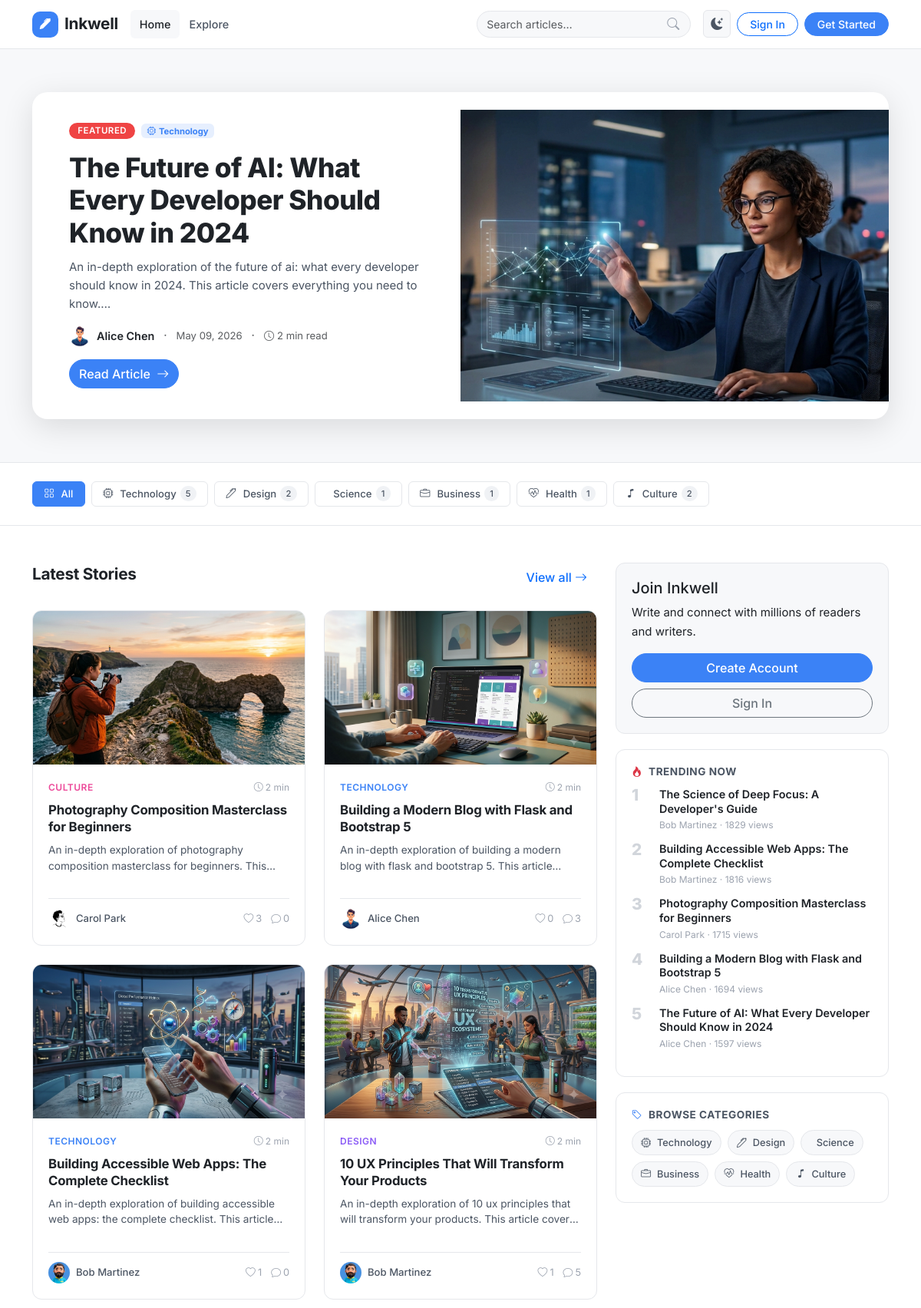
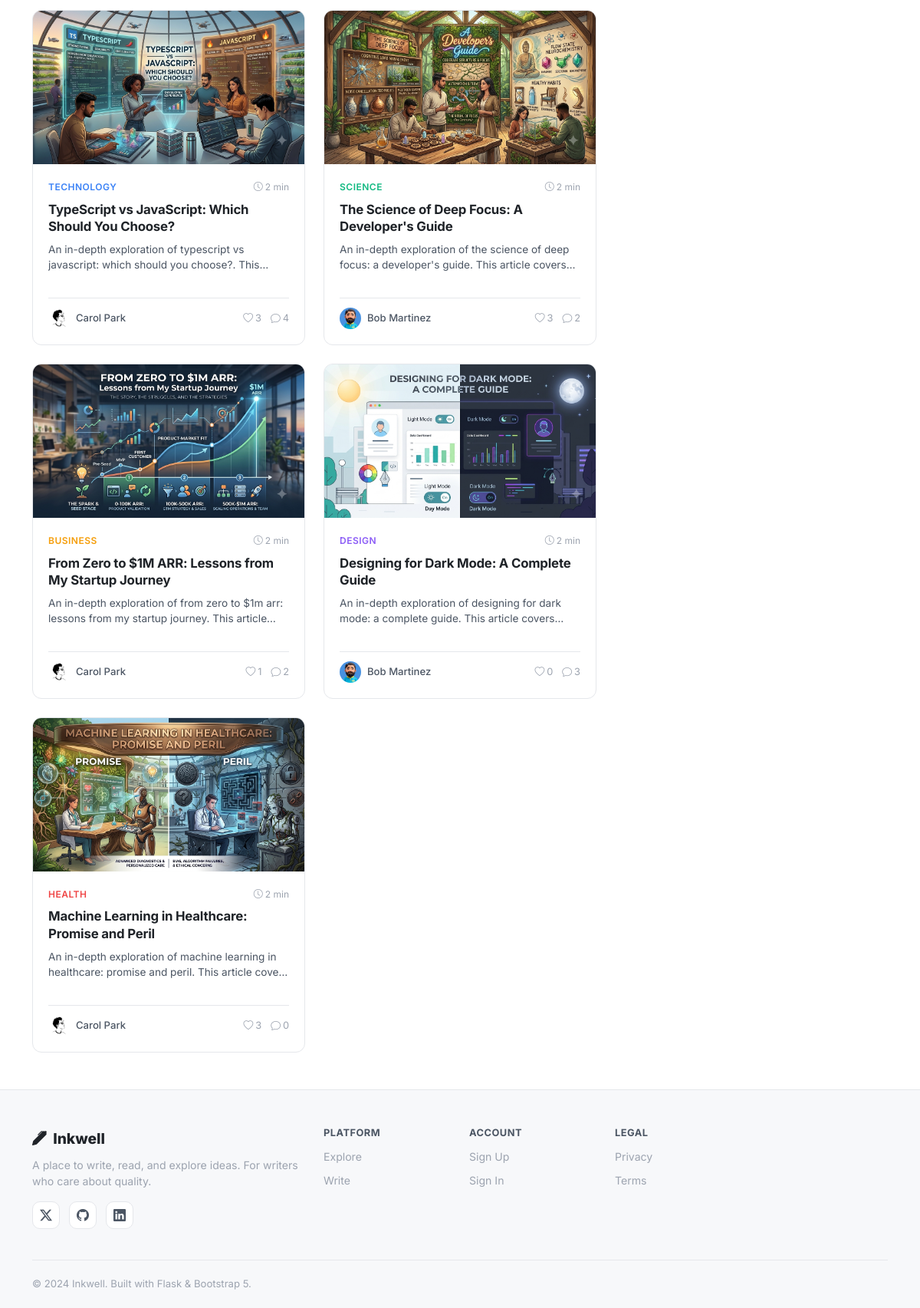
The page / on the database its author committed (2 pictures, top to bottom).
### app/models/post.py (models this page shows, shortened)
class Post(db.Model):
    __tablename__ = "posts"
    id = db.Column(db.Integer, primary_key=True)
    title = db.Column(db.String(255), nullable=False)
    slug = db.Column(db.String(300), unique=True, nullable=False, index=True)
    excerpt = db.Column(db.String(500))
    content = db.Column(db.Text, nullable=False)
    cover_image = db.Column(db.String(255))
    status = db.Column(db.String(20), default="draft")  # draft | published | flagged
    is_featured = db.Column(db.Boolean, default=False)
    view_count = db.Column(db.Integer, default=0)
    reading_time = db.Column(db.Integer, default=1)  # minutes
    author_id = db.Column(db.Integer, db.ForeignKey("users.id"), nullable=False)
    category_id = db.Column(db.Integer, db.ForeignKey("categories.id"))
    created_at = db.Column(db.DateTime, default=datetime.utcnow)
    updated_at = db.Column(db.DateTime, default=datetime.utcnow, onupdate=datetime.utcnow)
    published_at = db.Column(db.DateTime)
    comments = db.relationship("Comment", backref="post", lazy="dynamic",
                                cascade="all, delete-orphan")
    bookmarks = db.relationship("Bookmark", backref="post", lazy="dynamic",
                                 cascade="all, delete-orphan")
    tags = db.relationship("Tag", secondary=post_tags, backref=db.backref("posts", lazy="dynamic"))
    @property
    def like_count(self):
        from .like import Like
        return Like.query.filter_by(target_type="post", target_id=self.id).count()
    @property
    def comment_count(self):
        return self.comments.filter_by(parent_id=None).count()

### app/models/category.py (models this page shows, shortened)
class Category(db.Model):
    __tablename__ = "categories"
    id = db.Column(db.Integer, primary_key=True)
    name = db.Column(db.String(80), unique=True, nullable=False)
    slug = db.Column(db.String(100), unique=True, nullable=False)
    description = db.Column(db.String(255))
    color = db.Column(db.String(7), default="#3b82d4")
    icon = db.Column(db.String(50), default="bi-journal")
    posts = db.relationship("Post", backref="category", lazy="dynamic")

### app/models/user.py (models this page shows, shortened)
class User(db.Model):
    __tablename__ = "users"
    id = db.Column(db.Integer, primary_key=True)
    username = db.Column(db.String(64), unique=True, nullable=False, index=True)
    email = db.Column(db.String(120), unique=True, nullable=False, index=True)
    password_hash = db.Column(db.String(256), nullable=False)
    display_name = db.Column(db.String(100))
    bio = db.Column(db.Text)
    avatar_url = db.Column(db.String(255), default="default_avatar.png")
    website = db.Column(db.String(255))
    twitter = db.Column(db.String(100))
    github = db.Column(db.String(100))
    linkedin = db.Column(db.String(100))
    role = db.Column(db.String(20), default="user")  # user | author | admin
    is_active = db.Column(db.Boolean, default=True)
    is_email_verified = db.Column(db.Boolean, default=False)
    created_at = db.Column(db.DateTime, default=datetime.utcnow)
    updated_at = db.Column(db.DateTime, default=datetime.utcnow, onupdate=datetime.utcnow)
    last_seen = db.Column(db.DateTime)
    posts = db.relationship("Post", backref="author", lazy="dynamic", cascade="all, delete-orphan")
    comments = db.relationship("Comment", backref="author", lazy="dynamic", cascade="all, delete-orphan")
    likes = db.relationship("Like", backref="user", lazy="dynamic", cascade="all, delete-orphan")
    bookmarks = db.relationship("Bookmark", backref="user", lazy="dynamic", cascade="all, delete-orphan")
    notifications = db.relationship("Notification", backref="recipient", lazy="dynamic",
                                    foreign_keys="Notification.user_id", cascade="all, delete-orphan")
    followed = db.relationship(
        "User",
        secondary=followers_table,
        primaryjoin=(followers_table.c.follower_id == id),
        secondaryjoin=(followers_table.c.followed_id == id),
        backref=db.backref("followers", lazy="dynamic"),
        lazy="dynamic",
    )

### app/blueprints/main/__init__.py (the view)
@main_bp.route("/")
def index():
    featured = Post.query.filter_by(status="published", is_featured=True)\
        .order_by(Post.published_at.desc()).limit(1).first()
    latest = Post.query.filter_by(status="published")\
        .order_by(Post.published_at.desc()).limit(9).all()
    categories = Category.query.all()
    popular = Post.query.filter_by(status="published")\
        .order_by(Post.view_count.desc()).limit(5).all()
    return render_template(
        "main/index.html",
        featured=featured,
        latest=latest,
        categories=categories,
        popular=popular,
        current_user=get_current_user(),
    )

### app/blueprints/main/__init__.py (called while the page is built)
def get_current_user():
    uid = session.get("user_id")
    return User.query.get(uid) if uid else None

### app/templates/main/index.html (shortened to what this page needs)
{% extends "base.html" %}
{% block content %}
{% if featured %}
<section class="hero-section">
  <div class="container">
    <div class="row align-items-center g-0 hero-card" data-aos="fade-up">
      <div class="col-lg-6 order-lg-2">
        {% if featured.cover_image %}
        <div class="hero-image-wrap">
          <img src="{{ url_for('static', filename=featured.cover_image) }}" alt="{{ featured.title }}" class="hero-image" onerror="this.parentElement.style.display='none'">
        </div>
        {% else %}
        <div class="hero-image-placeholder"><i class="bi bi-pen-fill"></i></div>
        {% endif %}
      </div>
      <div class="col-lg-6 order-lg-1 hero-content">
        <div class="d-flex align-items-center gap-2 mb-3">
          <span class="badge badge-featured">Featured</span>
          {% if featured.category %}
          <span class="badge" style="background: {{ featured.category.color }}20; color: {{ featured.category.color }};">
            <i class="{{ featured.category.icon }} me-1"></i>{{ featured.category.name }}
          </span>
          {% endif %}
        </div>
        <h1 class="hero-title">
          <a href="{{ url_for('posts.detail', slug=featured.slug) }}">{{ featured.title }}</a>
        </h1>
        <p class="hero-excerpt">{{ featured.excerpt or featured.content[:200] }}…</p>
        <div class="hero-meta">
          <a href="{{ url_for('users.profile', username=featured.author.username) }}" class="author-link">
            <img src="{{ url_for('static', filename=featured.author.avatar_url) }}" alt="{{ featured.author.username }}" class="avatar-xs rounded-circle" onerror="this.src='/static/images/default_avatar.png'">
            <span>{{ featured.author.display_name or featured.author.username }}</span>
          </a>
          <span class="text-muted">·</span>
          <span class="text-muted small">{{ featured.published_at.strftime('%b %d, %Y') if featured.published_at else '' }}</span>
          <span class="text-muted">·</span>
          <span class="text-muted small"><i class="bi bi-clock me-1"></i>{{ featured.reading_time }} min read</span>
        </div>
        <a href="{{ url_for('posts.detail', slug=featured.slug) }}" class="btn btn-primary rounded-pill mt-3">
          Read Article <i class="bi bi-arrow-right ms-1"></i>
        </a>
      </div>
    </div>
  </div>
</section>
{% endif %}
{% if categories %}
<section class="categories-section py-4">
  <div class="container">
    <div class="d-flex gap-2 flex-wrap categories-scroll">
      <a href="{{ url_for('posts.index') }}" class="btn btn-category {% if not request.args.get('category') %}active{% endif %}">
        <i class="bi bi-grid me-1"></i>All
      </a>
      {% for cat in categories %}
      <a href="{{ url_for('posts.index', category=cat.slug) }}" class="btn btn-category {% if request.args.get('category') == cat.slug %}active{% endif %}" style="--cat-color: {{ cat.color }}">
        <i class="{{ cat.icon }} me-1"></i>{{ cat.name }}
        <span class="badge-count">{{ cat.posts.filter_by(status='published').count() }}</span>
      </a>
      {% endfor %}
    </div>
  </div>
</section>
{% endif %}
<section class="posts-section py-5">
  <div class="container">
    <div class="row">
      <div class="col-lg-8">
        <div class="d-flex justify-content-between align-items-center mb-4">
          <h2 class="section-title">Latest Stories</h2>
          <a href="{{ url_for('posts.index') }}" class="btn btn-link text-decoration-none">View all <i class="bi bi-arrow-right"></i></a>
        </div>
        {% if latest %}
        <div class="posts-grid">
          {% for post in latest %}
          <article class="post-card" data-aos="fade-up" data-aos-delay="{{ loop.index0 * 60 }}">
            <a href="{{ url_for('posts.detail', slug=post.slug) }}" class="post-card-image-link">
              {% if post.cover_image %}
              <img src="{{ url_for('static', filename=post.cover_image) }}" alt="{{ post.title }}" class="post-card-img" loading="lazy" onerror="this.parentElement.classList.add('no-image')">
              {% else %}
              <div class="post-card-img-placeholder"><i class="bi bi-journal-text"></i></div>
              {% endif %}
            </a>
            <div class="post-card-body">
              <div class="post-card-meta-top">
                {% if post.category %}
                <a href="{{ url_for('posts.index', category=post.category.slug) }}" class="post-category-badge" style="color: {{ post.category.color }}">
                  {{ post.category.name }}
                </a>
                {% endif %}
                <span class="post-reading-time"><i class="bi bi-clock"></i> {{ post.reading_time }} min</span>
              </div>
              <h3 class="post-card-title">
                <a href="{{ url_for('posts.detail', slug=post.slug) }}">{{ post.title }}</a>
              </h3>
              <p class="post-card-excerpt">{{ post.excerpt or (post.content|striptags)[:120] }}…</p>
              <div class="post-card-footer">
                <a href="{{ url_for('users.profile', username=post.author.username) }}" class="author-link-sm">
                  <img src="{{ url_for('static', filename=post.author.avatar_url) }}" alt="{{ post.author.username }}" class="avatar-xs rounded-circle" onerror="this.src='/static/images/default_avatar.png'">
                  <span>{{ post.author.display_name or post.author.username }}</span>
                </a>
                <div class="post-card-stats">
                  <span><i class="bi bi-heart"></i> {{ post.like_count }}</span>
                  <span><i class="bi bi-chat"></i> {{ post.comment_count }}</span>
                </div>
              </div>
            </div>
          </article>
          {% endfor %}
        </div>
        {% else %}
        <div class="empty-state">
          <i class="bi bi-journal-x"></i>
          <p>No posts yet. Be the first to write!</p>
          <a href="{{ url_for('posts.create') if current_user else url_for('auth.register') }}" class="btn btn-primary rounded-pill">Start Writing</a>
        </div>
        {% endif %}
      </div>
      <aside class="col-lg-4 mt-5 mt-lg-0">
        {% if not current_user %}
        <div class="sidebar-card card-cta" data-aos="fade-left">
          <h5>Join Inkwell</h5>
          <p>Write and connect with millions of readers and writers.</p>
          <a href="{{ url_for('auth.register') }}" class="btn btn-primary w-100 rounded-pill mb-2">Create Account</a>
          <a href="{{ url_for('auth.login') }}" class="btn btn-outline-secondary w-100 rounded-pill">Sign In</a>
        </div>
        {% endif %}
        {% if popular %}
        <div class="sidebar-card" data-aos="fade-left" data-aos-delay="100">
          <h6 class="sidebar-card-title"><i class="bi bi-fire me-2 text-danger"></i>Trending Now</h6>
          <ol class="trending-list">
            {% for post in popular %}
            <li>
              <a href="{{ url_for('posts.detail', slug=post.slug) }}" class="trending-link">
                <span class="trending-num">{{ loop.index }}</span>
                <div class="trending-info">
                  <span class="trending-title">{{ post.title }}</span>
                  <span class="trending-meta">{{ post.author.display_name or post.author.username }} · {{ post.view_count }} views</span>
                </div>
              </a>
            </li>
            {% endfor %}
          </ol>
        </div>
        {% endif %}
        {% if categories %}
        <div class="sidebar-card" data-aos="fade-left" data-aos-delay="150">
          <h6 class="sidebar-card-title"><i class="bi bi-tag me-2 text-primary"></i>Browse Categories</h6>
          <div class="d-flex flex-wrap gap-2 mt-2">
            {% for cat in categories %}
            <a href="{{ url_for('posts.index', category=cat.slug) }}" class="badge-category-link" style="--cat-color: {{ cat.color }}">
              <i class="{{ cat.icon }} me-1"></i>{{ cat.name }}
            </a>
            {% endfor %}
          </div>
        </div>
        {% endif %}
      </aside>
    </div>
  </div>
</section>
{% endblock %}

### rows shown on the page
Post: cover_image (picture), title "The Future of AI: What Every Developer Should Know in 2024", excerpt "An in-depth exploration of the future of ai: what every developer should know in 2024. This article covers everything you need to know.", published_at "May 09, 2026", reading_time "2", author "Alice Chen", view_count "1597"
Category: category.name "Technology", name "Technology", posts.filter_by "5"
User: avatar_url (picture), author "Alice Chen"
Category: name "Design", posts.filter_by "2"
Category: name "Science", posts.filter_by "1"
Category: name "Business", posts.filter_by "1"
Category: name "Health", posts.filter_by "1"
Category: name "Culture", posts.filter_by "2"
Post: cover_image (picture), category.name "CULTURE", reading_time "2", title "Photography Composition Masterclass for Beginners", excerpt "An in-depth exploration of photography composition masterclass for beginners.…", avatar_url (picture), author "Carol Park", like_count "3", comment_count "0", view_count "1715"
Post: cover_image (picture), category.name "TECHNOLOGY", reading_time "2", title "Building a Modern Blog with Flask and Bootstrap 5", excerpt "An in-depth exploration of building a modern blog with flask and bootstrap 5. This…", avatar_url (picture), author "Alice Chen", like_count "0", comment_count "3", view_count "1694"
Post: cover_image (picture), category.name "TECHNOLOGY", reading_time "2", title "Building Accessible Web Apps: The Complete Checklist", excerpt "An in-depth exploration of building accessible web apps: the complete checklist. This…", avatar_url (picture), author "Bob Martinez", like_count "1", comment_count "0", view_count "1816"
Post: cover_image (picture), category.name "DESIGN", reading_time "2", title "10 UX Principles That Will Transform Your Products", excerpt "An in-depth exploration of 10 ux principles that will transform your products. This article…", avatar_url (picture), author "Bob Martinez", like_count "1", comment_count "5"
Post: cover_image (picture), category.name "TECHNOLOGY", reading_time "2", title "TypeScript vs JavaScript: Which Should You Choose?", excerpt "An in-depth exploration of typescript vs javascript: which should you choose?.…", avatar_url (picture), author "Carol Park", like_count "3", comment_count "4"
Post: cover_image (picture), category.name "SCIENCE", reading_time "2", title "The Science of Deep Focus: A Developer's Guide", excerpt "An in-depth exploration of the science of deep focus: a developer's guide. This article…", avatar_url (picture), author "Bob Martinez", like_count "3", comment_count "2", view_count "1829"
Post: cover_image (picture), category.name "BUSINESS", reading_time "2", title "From Zero to $1M ARR: Lessons from My Startup Journey", excerpt "An in-depth exploration of from zero to $1m arr: lessons from my startup journey. This…", avatar_url (picture), author "Carol Park", like_count "1", comment_count "2"
Post: cover_image (picture), category.name "DESIGN", reading_time "2", title "Designing for Dark Mode: A Complete Guide", excerpt "An in-depth exploration of designing for dark mode: a complete guide. This article…", avatar_url (picture), author "Bob Martinez", like_count "0", comment_count "3"
Post: cover_image (picture), category.name "HEALTH", reading_time "2", title "Machine Learning in Healthcare: Promise and Peril", excerpt "An in-depth exploration of machine learning in healthcare: promise and peril. This article…", avatar_url (picture), author "Carol Park", like_count "3", comment_count "0"

### other values the page prints
{{ 2024 }} "2024"
